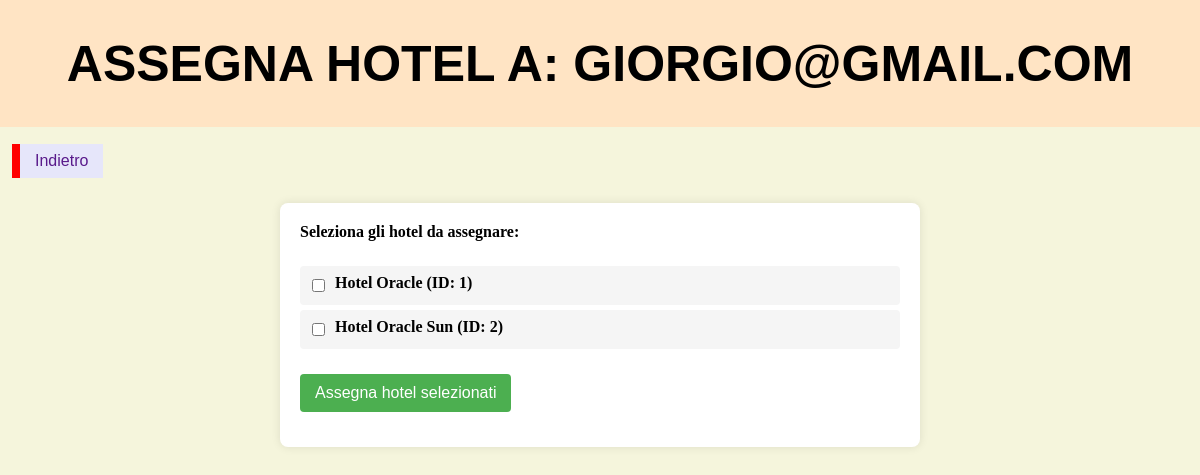
Page /php/inserisci/inserisci_hotel_gestito.php?id_account=4 (signed in) on the committed database.
### tables this page shows
CREATE TABLE `accounts` (
  `id_account` int NOT NULL,
  `email` varchar(255) NOT NULL,
  `password` varchar(255) NOT NULL,
  `codice_fiscale` varchar(16) NOT NULL,
  `id_ruolo` int NOT NULL
);

CREATE TABLE `hotel` (
  `id_hotel` int NOT NULL,
  `nome` varchar(45) NOT NULL,
  `via` varchar(128) NOT NULL
);

### php/inserisci/inserisci_hotel_gestito.php (the view, shortened to what this page needs)
<?php
require_once "../login/funzioni_autorizzazione.php";
$id_account = $_GET['id_account'] ?? null;
$query_ruolo = "SELECT id_ruolo FROM accounts WHERE id_account = ?";
$stmt = $connessione->prepare($query_ruolo);
$stmt->bind_param("i", $id_account);
$stmt->execute();
$ruolo = $stmt->get_result()->fetch_assoc()['id_ruolo'];
$query_account = "SELECT email FROM accounts WHERE id_account = ?";
$stmt = $connessione->prepare($query_account);
$stmt->bind_param("i", $id_account);
$stmt->execute();
$email_account = $stmt->get_result()->fetch_assoc()['email'];
$query_hotel = "SELECT h.id_hotel, h.nome
               FROM hotel h
               WHERE h.id_hotel NOT IN (
                   SELECT id_hotel FROM hotel_gestiti_account WHERE id_account = ?
               )";
$stmt = $connessione->prepare($query_hotel);
$stmt->bind_param("i", $id_account);
$stmt->execute();
$hotel_disponibili = $stmt->get_result();
?>
<!DOCTYPE html>
<html>
    <head>
        <link rel="stylesheet" href="../../css/style.css">
    </head>
    <body>
        <div class="head">
            <h1>Assegna hotel a: <?php echo htmlspecialchars($email_account); ?></h1>
        </div>
        <div class='contenitore-pulsanti'>
            <a href='../visualizza/visualizza_hotel_gestiti.php?id_account=<?php echo $id_account; ?>' class='Redirect'>Indietro</a>
        </div>
        <div class='contenitore-form'>
            <form method='post' action='inserisci_hotel_gestito.php?id_account=<?php echo $id_account; ?>'>
                <div class='form-group'>
                    <label>Seleziona gli hotel da assegnare:</label>
                    <?php if ($hotel_disponibili->num_rows > 0): ?>
                        <div class='contenitore-checkbox'>
                            <?php while($hotel = $hotel_disponibili->fetch_assoc()): ?>
                                <div class='checkbox-hotel'>
                                    <input type='checkbox' id='hotel_<?php echo $hotel['id_hotel']; ?>'
                                        name='hotel_selezionati[]' value='<?php echo $hotel['id_hotel']; ?>'>
                                    <label for='hotel_<?php echo $hotel['id_hotel']; ?>'>
                                        <?php echo htmlspecialchars($hotel['nome']); ?> (ID: <?php echo $hotel['id_hotel']; ?>)
                                    </label>
                                </div>
                            <?php endwhile; ?>
                        </div>
                    <?php else: ?>
                        <div class='messaggio'>Nessun hotel disponibile da assegnare</div>
                    <?php endif; ?>
                </div>
                <?php if ($hotel_disponibili->num_rows > 0): ?>
                    <div class='form-group'>
                        <input type='submit' value='Assegna hotel selezionati' class='pulsante-invio'>
                    </div>
                <?php endif; ?>
            </form>
        </div>
    </body>
</html>

### css/style.css (style rules this page uses)
body { background-color: beige; margin: 0; }
.head { background-color: bisque; text-align: center; padding: 1px; }
H1 { font-size: 50px; color: black; text-align: center; text-transform: uppercase; font-family: Arial; }
.Redirect, .Indietro { font-family: Arial; border: none; border-left: 8px solid red; background-color: lavender; display: inline-block; padding: 8px 15px; cursor: pointer; text-decoration: none; color: #591a8b; white-space: nowrap; font-size: 16px; margin: 5px 0; box-sizing: border-box; }
.contenitore-pulsanti { display: flex; justify-content: space-between; align-items: center; padding: 0 1%; padding-top: 1%; }
.contenitore-form { max-width: 600px; margin: 20px auto; padding: 20px; background-color: white; border-radius: 8px; box-shadow: 0 0 10px rgba(0,0,0,0.1); }
.form-group { margin-bottom: 15px; }
.form-group label { display: block; margin-bottom: 5px; font-weight: bold; }
.pulsante-invio { background-color: #4CAF50; color: white; padding: 10px 15px; border: none; border-radius: 4px; cursor: pointer; font-size: 16px; }
.checkbox-hotel { display: flex; align-items: center; margin: 5px 0; }
.checkbox-hotel input[type="checkbox"] { margin-right: 10px; }

### php/inserisci/inserisci_hotel_gestito.php (style rules this page uses)
.checkbox-hotel { display: flex; align-items: center; margin: 5px 0; padding: 8px; background: #f5f5f5; border-radius: 4px; }
.contenitore-checkbox { max-height: 400px; overflow-y: auto; margin: 20px 0; }

### rows in the picture
accounts: email "GIORGIO@GMAIL.COM"
hotel: nome "Hotel Oracle", id_hotel "1"
hotel: nome "Hotel Oracle Sun", id_hotel "2"
